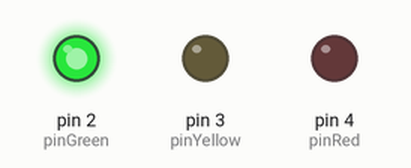
The sketch below on a simulated Arduino Uno, built with avr-gcc and run on an emulated ATmega328P. Shown: output pins drawn as LEDs (lit = HIGH).

Above: at 1.5 s.
At 4.2 s:
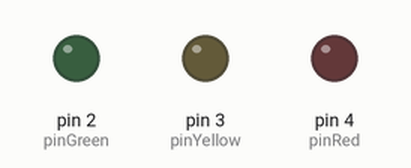
At 6.5 s:
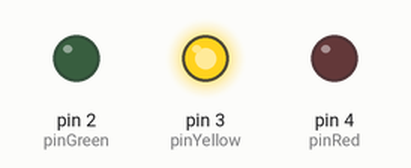
At 7.7 s:
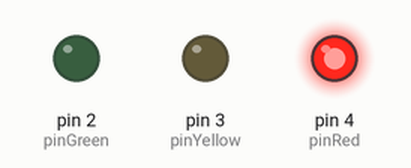
At 9.2 s:
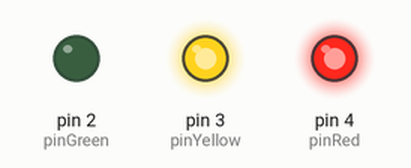
Timing chart, 0 to 13.0 s (numbered marks = the images above):
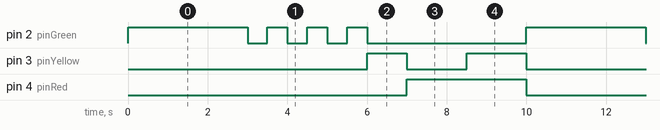

The sketch:

traffic_light.ino
```cpp
// pins for each color led
int pinGreen = 2;
int pinYellow = 3;
int pinRed = 4;

// different durations
int mainGlowDuration = 3000;
int switchGlowDuration = 1000;
int blinkDuration = 500;

void setup()
{
  // set all pins as output mode
  pinMode(pinGreen, OUTPUT);
  pinMode(pinYellow, OUTPUT);
  pinMode(pinRed, OUTPUT);
}

void loop()
{
  // turn on green led at first
  digitalWrite(pinGreen, HIGH);
  delay(mainGlowDuration);

  // blink green led 3 times
  for (int i = 0; i < 3; i++) {
   	digitalWrite(pinGreen, LOW);
    delay(blinkDuration);
    digitalWrite(pinGreen, HIGH);
    delay(blinkDuration);
  }
  digitalWrite(pinGreen, LOW);

  // turn on and then turn off yellow led
  digitalWrite(pinYellow, HIGH);
  delay(switchGlowDuration);
  digitalWrite(pinYellow, LOW);

  // turn on red
  digitalWrite(pinRed, HIGH);
  delay(mainGlowDuration / 2);

  // add yellow led while red still glows
  digitalWrite(pinYellow, HIGH);
  delay(mainGlowDuration / 2);

  // turn off any
  digitalWrite(pinRed, LOW);
  digitalWrite(pinYellow, LOW);

  // repeat all again
}
```

Measured:
- by itself, pin 2 (pinGreen): repeats every 10.0 s: 3 × (LOW 0.50 s, HIGH 0.50 s), LOW 4.0 s, HIGH 3.0 s
- by itself, pin 3 (pinYellow): repeats every 10.0 s: LOW 1.5 s, HIGH 1.5 s, LOW 6.0 s, HIGH 1.0 s
- by itself, pin 4 (pinRed): alternates HIGH for 3.0 s and LOW for 7.0 s
